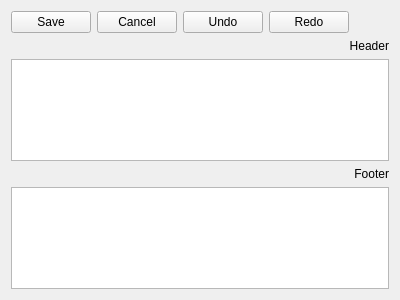
<?xml version="1.0" encoding="UTF-8"?>
<ui version="4.0">
 <class>GCodeEditor</class>
 <widget class="QWidget" name="GCodeEditor">
  <property name="geometry">
   <rect>
    <x>0</x>
    <y>0</y>
    <width>400</width>
    <height>300</height>
   </rect>
  </property>
  <property name="windowTitle">
   <string>Form</string>
  </property>
  <layout class="QGridLayout" name="gridLayout">
   <item row="1" column="0">
    <widget class="QLabel" name="label">
     <property name="layoutDirection">
      <enum>Qt::LeftToRight</enum>
     </property>
     <property name="text">
      <string>Header</string>
     </property>
     <property name="alignment">
      <set>Qt::AlignRight|Qt::AlignTrailing|Qt::AlignVCenter</set>
     </property>
    </widget>
   </item>
   <item row="2" column="0">
    <widget class="QPlainTextEdit" name="headerPT"/>
   </item>
   <item row="0" column="0">
    <layout class="QHBoxLayout" name="horizontalLayout">
     <item>
      <widget class="QPushButton" name="savePB">
       <property name="text">
        <string>Save</string>
       </property>
      </widget>
     </item>
     <item>
      <widget class="QPushButton" name="cancelPB">
       <property name="text">
        <string>Cancel</string>
       </property>
      </widget>
     </item>
     <item>
      <widget class="QPushButton" name="undoPB">
       <property name="text">
        <string>Undo</string>
       </property>
      </widget>
     </item>
     <item>
      <widget class="QPushButton" name="redoPB">
       <property name="text">
        <string>Redo</string>
       </property>
      </widget>
     </item>
     <item>
      <spacer name="horizontalSpacer">
       <property name="orientation">
        <enum>Qt::Horizontal</enum>
       </property>
       <property name="sizeHint" stdset="0">
        <size>
         <width>40</width>
         <height>20</height>
        </size>
       </property>
      </spacer>
     </item>
    </layout>
   </item>
   <item row="3" column="0">
    <widget class="QLabel" name="label_2">
     <property name="text">
      <string>Footer</string>
     </property>
     <property name="alignment">
      <set>Qt::AlignRight|Qt::AlignTrailing|Qt::AlignVCenter</set>
     </property>
    </widget>
   </item>
   <item row="4" column="0">
    <widget class="QPlainTextEdit" name="footerPT"/>
   </item>
  </layout>
 </widget>
 <resources/>
 <connections/>
</ui>
